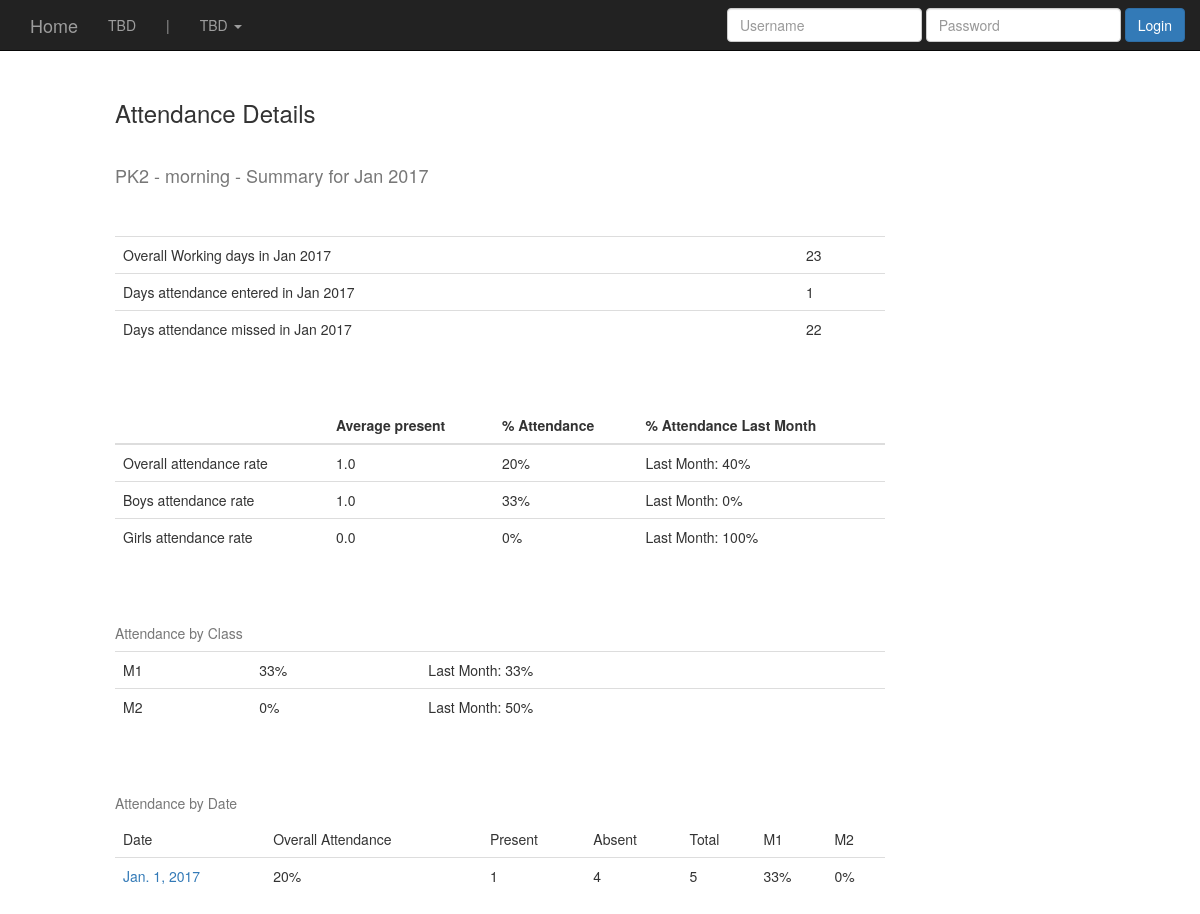
Page /school_attendance_details/3/2017-01-01/ on the committed database.
### schools/models.py (models this page shows, shortened)
class School(models.Model):
        school_name = models.CharField(max_length=255)
        shift = models.CharField(max_length=255)
        school_address = models.CharField(max_length=255)
        city = models.CharField(max_length=255)
        date_opened = models.DateField(auto_now=False, auto_now_add=False)
        def __unicode__(self):
            return self.school_name

### students/models.py (models this page shows, shortened)
class Student(models.Model):
	registration_number = models.IntegerField(null=False, blank=False)
	first_name = models.CharField(max_length=255)
	last_name = models.CharField(max_length=255)
	GENDER_CHOICES = (
		('male', 'male'),
		('female', 'female'),
	)
	gender =  models.CharField(max_length=12, choices=GENDER_CHOICES, null=False, blank=False)
	date_of_birth = models.DateField(auto_now=False, auto_now_add=False)
	place_of_birth = models.CharField(max_length=255, null=True, blank=True)
	fathers_name = models.CharField(max_length=255, null=True, blank=True)
	mothers_name = models.CharField(max_length=255, null=True, blank=True)
	address_current =  models.CharField(max_length=255, null=True, blank=True)
	address_origin =  models.CharField(max_length=255, null=True, blank=True)
	contact_number =  models.CharField(max_length=255, null=True, blank=True)
	emergency_contact_number =  models.CharField(max_length=255, null=True, blank=True)
	date_joined = models.DateField(auto_now=False, auto_now_add=False)
	pkss_school = models.ForeignKey('schools.School')
	pkss_class = models.ForeignKey('classes.Class')
	enrollment_notes = models.TextField(max_length=2500, null=True, blank=True)
	fee_concession_percent = models.IntegerField(null=True, blank=True)
	currently_enrolled = models.BooleanField(default=True)
	date_left = models.DateField(auto_now=False, auto_now_add=False, null=True, blank=True)
	REASON_LEFT_CHOICES = (
		('gone_to_regular_school', 'gone_to_regular_school'),
		('started_work', 'started_work'),
		('returned_to_village', 'returned_to_village'),
		('returned_to_country', 'returned_to_country'),
		('changed_location', 'changed_location'),
		('stay_at_home', 'stay_at_home'),
		('other', 'other'),
	)
	reason_left =  models.CharField(max_length=30, choices=REASON_LEFT_CHOICES, null=True, blank=True)

### attendance/views.py (the view)
# urls.py: url(r'^school_attendance_details/(?P<school_id>\d+)/(?P<date>.+)/$', att.school_attendance_details, name='school_attendance_details'),
def school_attendance_details(request, school_id, date):
    date = datetime.datetime.strptime(date, "%Y-%m-%d").date()
    previous_month = date - relativedelta(months=1)
    school = School.objects.get(pk=school_id)
    school_attendance = Attendance.objects\
        .filter(
            attendance_date__year=date.year,
            attendance_date__month=date.month,
            student__pkss_school=school
        )
    try:
        monthly_attendance = school_attendance.values('student__pkss_school')\
            .annotate(
                days_attendance_entered=Count('attendance_date', distinct=True),
                overall_present=Count(Case(When(status='present', then=1))),
                overall_absent=Count(Case(When(status='absent', then=1))),
                boys_present=Count(Case(When(status='present', student__gender='male', then=1))),
                boys_absent=Count(Case(When(status='absent', student__gender='male', then=1))),
                girls_present=Count(Case(When(status='present', student__gender='female', then=1))),
                girls_absent=Count(Case(When(status='absent', student__gender='female', then=1))),
            )[0]
    except IndexError:
        return render(request, 'school_attendance_details.html', {'attendance': []})
    monthly_attendance['avg_overall_present'] = monthly_attendance.get('overall_present') / monthly_attendance.get('days_attendance_entered')
    monthly_attendance['avg_boys_present'] = monthly_attendance.get('boys_present') / monthly_attendance.get('days_attendance_entered')
    monthly_attendance['avg_girls_present'] = monthly_attendance.get('girls_present') / monthly_attendance.get('days_attendance_entered')
    monthly_attendance['overall_attendance'] = round(monthly_attendance.get('overall_present') / (monthly_attendance.get('overall_present') + monthly_attendance.get('overall_absent')), 2) * 100
    monthly_attendance['boys_attendance'] = round(monthly_attendance.get('boys_present') / (monthly_attendance.get('boys_present') + monthly_attendance.get('boys_absent')), 2) * 100
    monthly_attendance['girls_attendance'] = round(monthly_attendance.get('girls_present') / (monthly_attendance.get('girls_present') + monthly_attendance.get('girls_absent')), 2) * 100
    previous_month_attendance = Attendance.objects\
        .filter(
            attendance_date__year=previous_month.year,
            attendance_date__month=previous_month.month,
            student__pkss_school=school
        )
    try:
        previous_attendance = previous_month_attendance.values('student__pkss_school') \
            .annotate(
                overall_present=Count(Case(When(status='present', then=1))),
                overall_absent=Count(Case(When(status='absent', then=1))),
                boys_present=Count(Case(When(status='present', student__gender='male', then=1))),
                boys_absent=Count(Case(When(status='absent', student__gender='male', then=1))),
                girls_present=Count(Case(When(status='present', student__gender='female', then=1))),
                girls_absent=Count(Case(When(status='absent', student__gender='female', then=1))),
            )[0]
        monthly_attendance['previous_overall_attendance'] = round(previous_attendance.get('overall_present') / (previous_attendance.get('overall_present') + previous_attendance.get('overall_absent')), 2) * 100
        monthly_attendance['previous_boys_attendance'] = round(previous_attendance.get('boys_present') / (previous_attendance.get('boys_present') + previous_attendance.get('boys_absent')), 2) * 100
        monthly_attendance['previous_girls_attendance'] = round(previous_attendance.get('girls_present') / (previous_attendance.get('girls_present') + previous_attendance.get('girls_absent')), 2) * 100
    except IndexError:
        monthly_attendance['previous_overall_attendance'] = 'N/A'
        monthly_attendance['previous_boys_attendance'] = 'N/A'
        monthly_attendance['previous_girls_attendance'] = 'N/A'
    try:
        current_month_working_days = AttendanceCalendar.objects\
            .get(
                school=school,
                first_day_of_month__year=date.year,
                first_day_of_month__month=date.month
                )\
            .workdays_in_month
        monthly_attendance['days_attendance_missing'] = current_month_working_days - monthly_attendance.get('days_attendance_entered')
        monthly_attendance['working_days'] = current_month_working_days
    except AttendanceCalendar.DoesNotExist:
        monthly_attendance['working_days'] = 'N/A'
    monthly_attendance['school'] = school
    attendance_by_class = school_attendance\
        .values('student__pkss_class__class_name')\
        .annotate(
            present=Count(Case(When(status='present', then=1))),
            absent=Count(Case(When(status='absent', then=1)))
        )
    for clas in attendance_by_class:
        clas['attendance'] = round(clas['present'] / (clas['present'] + clas['absent']), 2) * 100
    attendance_by_class_previous = previous_month_attendance\
        .values('student__pkss_class__class_name')\
        .annotate(
            present=Count(Case(When(status='present', then=1))),
            absent=Count(Case(When(status='absent', then=1)))
        )
    for clas in attendance_by_class_previous:
        clas['attendance'] = round(clas['present'] / (clas['present'] + clas['absent']), 2) * 100
    monthly_attendance['class_attendance'] = attendance_by_class
    monthly_attendance['class_attendance_previous'] = attendance_by_class_previous
    monthly_attendance['date'] = date
    by_date_attendance = school_attendance\
        .values('attendance_date')\
        .annotate(
            present=Count(Case(When(status='present', then=1))),
            absent=Count(Case(When(status='absent', then=1)))
    )
    by_date_attendance = {
                            att['attendance_date']: {
                                'present': att['present'],
                                'absent': att['absent'],
                                'overall_attendance': round(att['present'] / (att['present'] + att['absent']), 2) * 100
                            }
                            for att in by_date_attendance}
    for dt in by_date_attendance.keys():
        class_attendance = school_attendance\
            .filter(attendance_date=dt)\
            .values('student__pkss_class__class_name')\
            .annotate(
                present=Count(Case(When(status='present', then=1))),
                absent=Count(Case(When(status='absent', then=1)))
            )
        by_date_class_attendance = {}
        for clas in class_attendance:
            by_date_class_attendance[clas['student__pkss_class__class_name']] = round(clas['present'] / (clas['present'] + clas['absent']), 2) * 100
        by_date_attendance[dt]['class_attendance'] = by_date_class_attendance
    by_date_attendance = OrderedDict(sorted(by_date_attendance.items(), key=lambda t: t[0], reverse=True))
    monthly_attendance['by_date_classes'] = by_date_attendance[dt]['class_attendance'].keys()
    monthly_attendance['by_date_attendance'] = by_date_attendance
    print(monthly_attendance['by_date_attendance'])
    return render(request, 'school_attendance_details.html', {'attendance': monthly_attendance})

### templates/school_attendance_details.html
{% extends "base.html" %}
{% load staticfiles %}
{% load crispy_forms_tags %}
{% block content %}
<br>
<br>
<div class='col-sm-8 col-sm-offset-1'>
<h3> Attendance Details </h3>
<br>
{% if attendance %}
<h4>{{ attendance.school }} -  Summary for {{ attendance.date|date:"M Y" }}</h4>
    <br/><br/>
    <table class="table">
            <tbody>
                <tr>
                    <td>Overall Working days in {{ attendance.date|date:"M Y" }}</td>
                    <td>{{ attendance.working_days }}</td>
                </tr>
                <tr>
                    <td>Days attendance entered in {{ attendance.date|date:"M Y" }}</td>
                    <td>{{ attendance.days_attendance_entered }}</td>
                </tr>
                <tr>
                    <td>Days attendance missed in {{ attendance.date|date:"M Y" }}</td>
                    <td>{{ attendance.days_attendance_missing }}</td>
                </tr>
            </tbody>
    </table>
    <br/><br/>
    <table class="table">
            <thead>
                <th></th>
                <th>Average present</th>
                <th>% Attendance</th>
                <th>% Attendance Last Month</th>
            </thead>
            <tbody>
                <tr>
                    <td>Overall attendance rate</td>
                    <td>{{ attendance.avg_overall_present }}</td>
                    <td>{{ attendance.overall_attendance|floatformat:"-1" }}%</td>
                    <td>Last Month: {{ attendance.previous_overall_attendance|floatformat:"-1" }}%</td>
                </tr>
                <tr>
                    <td>Boys attendance rate</td>
                    <td>{{ attendance.avg_boys_present }} </td>
                    <td>{{ attendance.boys_attendance|floatformat:"-1" }}%</td>
                    <td>Last Month: {{ attendance.previous_boys_attendance|floatformat:"-1"}}%</td>
                </tr>
                <tr>
                    <td>Girls attendance rate</td>
                    <td>{{ attendance.avg_girls_present }}</td>
                    <td>{{ attendance.girls_attendance|floatformat:"-1" }}% </td>
                    <td>Last Month: {{ attendance.previous_girls_attendance|floatformat:"-1" }}%</td>
                </tr>
            </tbody>
    </table>
    <br/><br/>
    <table class="table">
        <caption>Attendance by Class</caption>
            <tbody>
                {% for class in attendance.class_attendance %}
                <tr>
                    <td>{{ class.student__pkss_class__class_name }}</td>
                    <td>{{ class.attendance|floatformat:"-1" }}%</td>
                    <td>
                        {% for class_previous in attendance.class_attendance_previous %}
                            {% ifequal class_previous.student__pkss_class__class_name class.student__pkss_class__class_name %}
                                Last Month: {{ class_previous.attendance|floatformat:"-1" }}%
                            {% endifequal %}
                        {% endfor %}
                    </td>
                </tr>
                {% endfor %}
            </tbody>
    </table>
    <br/><br/>
    <table class="table">
        <caption>Attendance by Date</caption>
            <thead>
                <tr>
                    <td>Date</td>
                    <td>Overall Attendance</td>
                    <td>Present</td>
                    <td>Absent</td>
                    <td>Total</td>
                    {% for class in attendance.by_date_classes %}
                        <td>{{ class }}</td>
                    {% endfor %}
                </tr>
            </thead>
            <tbody>
                {% for date, att in attendance.by_date_attendance.items %}
                <tr>
                    <td><a href="{% url 'add_attendance2' attendance.school.pk date %}?readonly=1">{{ date }}</a></td>
                    <td>{{ att.overall_attendance|floatformat:"-1" }}%</td>
                    <td>{{ att.present }}</td>
                    <td>{{ att.absent }}</td>
                    <td>{{ att.present|add:att.absent }}</td>
                    {% for class_att in att.class_attendance.values %}
                        <td>{{ class_att|floatformat:"-1" }}%</td>
                    {% endfor %}
                </tr>
                {% endfor %}
            </tbody>
    </table>
{% else %}
    <p>Attendance details not found</p>
{% endif %}
</div>
{% endblock %}

### static/css/base.css (style rules this page uses)
h4 { color: #777777; }

### rows in the picture
School: school "PK2 - morning"
Student: date_joined "Jan. 1, 2017", overall_attendance "20", present "1", absent "4", present|add "5", values "33" "0"

### other values in the picture
{{ attendance.date|date:"M Y" }} "Jan 2017"
{{ attendance.working_days }} "23"
{{ attendance.days_attendance_entered }} "1"
{{ attendance.days_attendance_missing }} "22"
{{ attendance.avg_overall_present }} "1.0"
{{ attendance.overall_attendance|floatformat:"-1" }} "20"
{{ attendance.previous_overall_attendance|floatformat:"-1" }} "40"
{{ attendance.avg_boys_present }} "1.0"
{{ attendance.boys_attendance|floatformat:"-1" }} "33"
{{ attendance.previous_boys_attendance|floatformat:"-1" }} "0"
{{ attendance.avg_girls_present }} "0.0"
{{ attendance.girls_attendance|floatformat:"-1" }} "0"
{{ attendance.previous_girls_attendance|floatformat:"-1" }} "100"
{{ class.student__pkss_class__class_name }} "M1" "M2"
{{ class.attendance|floatformat:"-1" }} "33" "0"
